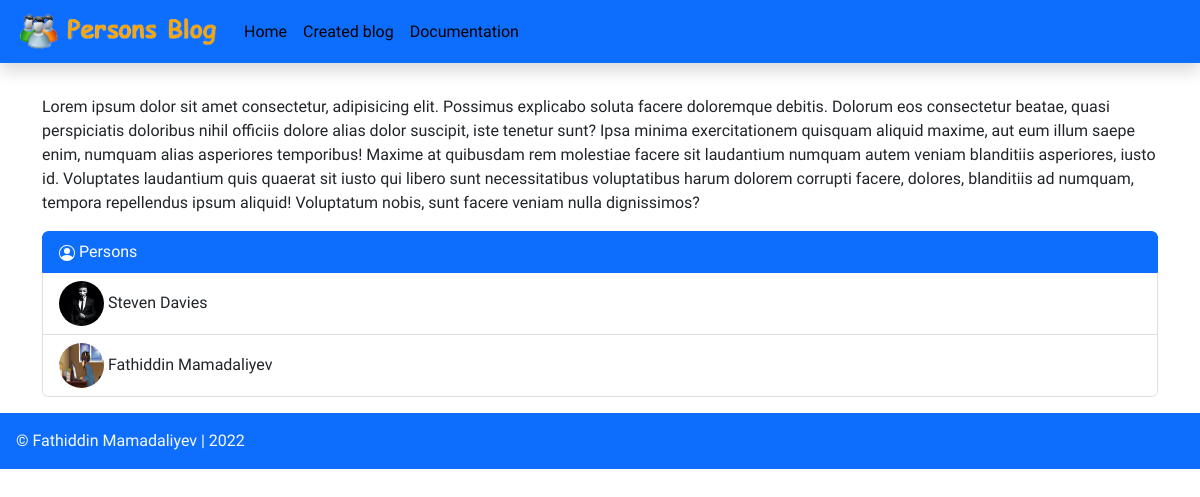
The page / on the database its author committed.
### main/models.py (models this page shows, shortened)
class Person(models.Model):
    image = models.ImageField(upload_to='person/')
    name = models.CharField(max_length=150)
    phone = models.CharField(max_length=15)
    mail = models.CharField(max_length=150)
    telegram = models.CharField(max_length=100)
    slug = models.SlugField(unique=True)
    body = RichTextField()

### main/views.py (the view)
# urls.py: path("", views.PersonPageView.as_view(), name='home'),
class PersonPageView(ListView):
    model = Person

### templates/main/person_list.html (shortened to what this page needs)
{% extends 'main/base.html' %}
{% load static %}
{% block content %}
<div class="container mt-3">
<div class="mt-3">
    Lorem ipsum dolor sit amet consectetur, adipisicing elit. Possimus explicabo soluta facere doloremque debitis. Dolorum eos consectetur beatae, quasi perspiciatis doloribus nihil officiis dolore alias dolor suscipit, iste tenetur sunt?
    Ipsa minima exercitationem quisquam aliquid maxime, aut eum illum saepe enim, numquam alias asperiores temporibus! Maxime at quibusdam rem molestiae facere sit laudantium numquam autem veniam blanditiis asperiores, iusto id.
    Voluptates laudantium quis quaerat sit iusto qui libero sunt necessitatibus voluptatibus harum dolorem corrupti facere, dolores, blanditiis ad numquam, tempora repellendus ipsum aliquid! Voluptatum nobis, sunt facere veniam nulla dignissimos?
</div>
    <div class="mt-3 list-group">
        <div class="list-group-item list-group-item-action active" aria-current="true">
               Persons
            </div>
        {% for person in object_list %}
        <a href="{% url 'main:person' person.slug %}" class="list-group-item list-group-item-action">
            <img src="{{person.image.url}}" style="width: 45px; height:45px; border-radius:50%;" alt="">
           {{person.name}}
        </a>
      {% endfor %}
    </div>
</div>
{% endblock %}

### staticfiles/style.css (style rules this page uses)
* { font-family: 'Inconsolata', monospace; font-family: 'Roboto Slab', serif; font-family: 'Work Sans', sans-serif; overflow-x: hidden; }
* { text-decoration: none; }

### rows shown on the page
Person: image (picture), name "Steven Davies"
Person: image (picture), name "Fathiddin Mamadaliyev"
